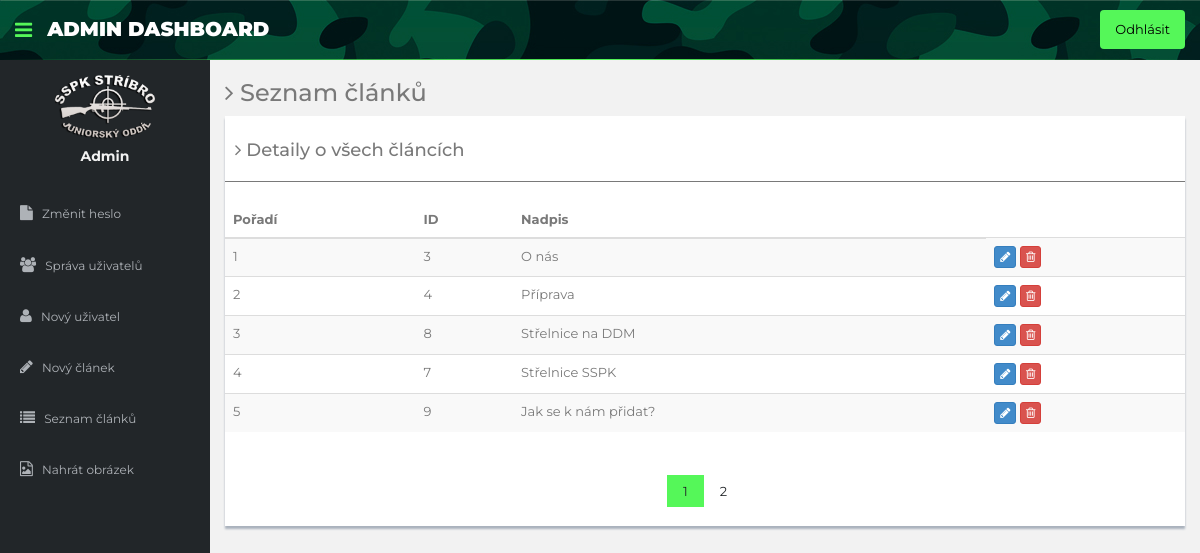
The app's page /admin/article_list.php with its own data.
### tables this page shows
CREATE TABLE `clanky` (
  `ID` int(11) NOT NULL,
  `Nadpis` varchar(255) NOT NULL,
  `Text` longtext NOT NULL
);

### admin/article_list.php (the view, shortened to what this page needs)
<?php
include'dbconnection.php';
?><!DOCTYPE html>
<html lang="cs">
  <head>
    <link href="assets/css/bootstrap.css" rel="stylesheet">
    <link href="assets/font-awesome/css/font-awesome.css" rel="stylesheet" />
    <link href="assets/css/style.css" rel="stylesheet">
    <link href="assets/css/style-responsive.css" rel="stylesheet">
    <link href="assets/css/styl_admin.css" rel="stylesheet">
  </head>
  <body>
  <section id="container" >
      <header class="header black-bg">
              <div class="sidebar-toggle-box">
                  <div class="fa fa-bars tooltips" data-placement="right" data-original-title="Toggle Navigation"></div>
              </div>
            <a href="#" class="logo"><b>Admin Dashboard</b></a>
            <div class="top-menu">
            	<ul class="nav pull-right">
                    <li><a class="logout" href="logout.php">Odhlásit</a></li>
            	</ul>
            </div>
        </header>
      <aside>
          <div id="sidebar"  class="nav-collapse ">
              <ul class="sidebar-menu" id="nav-accordion">
              	  <p class="centered"><a href="#"><img src="assets/img/logo_bile.PNG" class="img-circle" width="60"></a></p>
              	  <h5 class="centered"><?php echo "Admin";?></h5>
                  <li class="mt">
                      <a href="change-password.php">
                          <i class="fa fa-file"></i>
                          <span>Změnit heslo</span>
                      </a>
                  </li>
                  <li class="sub-menu">
                      <a href="manage-users.php" >
                          <i class="fa fa-users"></i>
                          <span>Správa uživatelů</span>
                      </a>
                  </li>
                  <li class="sub-menu">
                      <a href="create_user.php" >
                          <i class="fa fa-user"></i>
                          <span>Nový uživatel</span>
                      </a>
                  </li>
                  <li class="sub-menu">
                      <a href="new_article.php" >
                          <i class="fa fa-pencil"></i>
                          <span>Nový článek</span>
                      </a>
                  </li>
                  <li class="sub-menu">
                      <a href="article_list.php" >
                          <i class="fa fa-list"></i>
                          <span>Seznam článků</span>
                      </a>
                  </li>
                  <li class="sub-menu">
                      <a href="upload_image.php" >
                          <i class="fa fa-file-image-o"></i>
                          <span>Nahrát obrázek</span>
                      </a>
                  </li>
              </ul>
          </div>
      </aside>
      <section id="main-content">
          <section class="wrapper">
          	<h3><i class="fa fa-angle-right"></i> Seznam článků</h3>
				<div class="row">
                  <div class="col-md-12">
                      <div class="content-panel">
                          <table class="table table-striped table-advance table-hover">
	                  	  	  <h4><i class="fa fa-angle-right"></i> Detaily o všech článcích </h4>
	                  	  	  <hr>
                              <thead>
                              <tr>
                                  <th>Pořadí</th>
                                  <th>ID</th>
                                  <th>Nadpis</th>
                              </tr>
                              </thead>
                              <tbody>
                              <?php
                              $ret=mysqli_query($con,"select * from clanky");
                              $cnt=1;
                              $results_per_page = 5;
                              $number_of_results = mysqli_num_rows($ret);
                              $number_of_pages = ceil($number_of_results/$results_per_page);
                              if (!isset($_GET['page'])) {
                                $page = 1;
                                }
                                else {
                                    $page = $_GET['page'];
                                }
                                $this_page_first_result = ($page-1)*$results_per_page;
                                $sqlpoc='SELECT * FROM clanky LIMIT ' . $this_page_first_result . ',' .  $results_per_page;
                                $result = mysqli_query($con, $sqlpoc);
							  while($row=mysqli_fetch_array($result))
							  {?>
                              <tr>
                              <td><?php echo $cnt;?></td>
                                  <td><?php echo $row['ID'];?></td>
                                  <td><?php echo $row['Nadpis'];?></td>
                                  <td>
                                     <a href="update_article.php?aid=<?php echo $row['ID'];?>">
                                     <button class="btn btn-primary btn-xs"><i class="fa fa-pencil"></i></button></a>
                                     <a href="article_list.php?id=<?php echo $row['ID'];?>">
                                     <button class="btn btn-danger btn-xs" onClick="return confirm('Opravdu chcete smazat článek?');"><i class="fa fa-trash-o "></i></button></a>
                                  </td>
                              </tr>
                              <?php $cnt=$cnt+1; }?>
                              </tbody>
                          </table>
                          <div class="text-center">
                            <div class="pagination">
                                <?php
                                for ($i=1;$i<=$number_of_pages;$i++) {
                                    if($i==$page)
                                    echo '<a class="active">'.$i.'</a>';
                                    else
                                        echo '<a href="article_list.php?page=' . $i . '">' . $i . '</a>';
                                }
                                ?>
                            </div>
                        </div>
                      </div>
                  </div>
              </div>
		</section>
      </section
  ></section>
  </body>
</html>

### admin/assets/css/style.css (style rules this page uses)
body { color: #797979; background: #f2f2f2; font-family: 'Ruda', sans-serif; padding: 0px !important; margin: 0px !important; font-size:13px; }
ul li { list-style: none; }
a, a:hover, a:focus { text-decoration: none; outline: none; }
#container { width: 100%; height: 100%; }
hr { margin-top: 20px; margin-bottom: 20px; border: 0; border-top: 1px solid #797979; }
.centered { text-align: center; }
.mt { margin-top: 25px; }
#sidebar { width: 210px; height: 100%; position: fixed; background: #424a5d; }
#sidebar h5 { color: #f2f2f2; font-weight: 700; }
#sidebar ul li { position: relative; }
ul.sidebar-menu , ul.sidebar-menu li ul.sub { margin: -2px 0 0; padding: 0; }
ul.sidebar-menu { margin-top: 75px; }
ul.sidebar-menu li { margin-bottom: 5px; margin-left:10px; margin-right:10px; }
ul.sidebar-menu li.sub-menu { line-height: 15px; }
ul.sidebar-menu li a span { display: inline-block; }
ul.sidebar-menu li a { color: #aeb2b7; text-decoration: none; display: block; padding: 15px 0 15px 10px; font-size: 12px; outline: none; -webkit-transition: all 0.3s ease; -moz-transition: all 0.3s ease; -o-transition: all 0.3s ease; -ms-transition: all 0.3s ease; transition: all 0.3s ease; }
ul.sidebar-menu li a i { font-size: 15px; padding-right: 6px; }
#main-content { margin-left: 210px; }
.header, .footer { min-height: 60px; padding: 0 15px; }
.header { position: fixed; left: 0; right: 0; z-index: 1002; }
.black-bg { background: #ffd777; border-bottom: 1px solid #c9aa5f; }
.wrapper { display: inline-block; margin-top: 60px; padding-left: 15px; padding-right: 15px; padding-bottom: 15px; padding-top: 0px; width: 100%; }
a.logo { font-size: 20px; color: #ffffff; float: left; margin-top: 15px; text-transform: uppercase; }
a.logo b { font-weight: 900; }
.sidebar-toggle-box { float: left; padding-right: 15px; margin-top: 20px; }
.sidebar-toggle-box .fa-bars { cursor: pointer; display: inline-block; font-size: 20px; }
.content-panel { background: #ffffff; box-shadow: 0px 3px 2px #aab2bd; padding-top: 15px; padding-bottom: 5px; }
.content-panel h4 { margin-left: 10px; }

### admin/assets/css/styl_admin.css (style rules this page uses)
body { font-family: Montserrat; }
.black-bg { background-image: url("../img/camu_bg.jpg"); -o-border-image: linear-gradient(to left, rgba(0, 0, 0, 0), #55f759 50%, rgba(0, 0, 0, 0)) 100% 0 stretch; border-image: -webkit-gradient(linear, right top, left top, from(rgba(0, 0, 0, 0)), color-stop(50%, #55f759), to(rgba(0, 0, 0, 0))) 100% 0 stretch; border-image: linear-gradient(to left, rgba(0, 0, 0, 0), #55f759 50%, rgba(0, 0, 0, 0)) 100% 0 stretch; background-color: #55f759; }
.logout { background-color: #55f759; color: black; border-radius: 4px; }
#sidebar { background-color: #222629; }
.img-circle { border-radius: 0%; max-width: 100px; width: 100%; }
ul, ol { margin-top: 10px; margin-bottom: 10px; }
.fa-bars { cursor: pointer; display: inline-block; font-size: 20px; color: #55f759; }
.pagination a { color: #222629; padding: 8px 16px; text-decoration: none; -webkit-transition: background-color .3s; transition: background-color .3s; }
.pagination a.active { background-color: #55f759; color: #222629; }
.pagination { margin-top: 30px; }

### records on screen
clanky: ID "3", Nadpis "O nás"
clanky: ID "4", Nadpis "Příprava"
clanky: ID "8", Nadpis "Střelnice na DDM"
clanky: ID "7", Nadpis "Střelnice SSPK"
clanky: ID "9", Nadpis "Jak se k nám přidat?"
